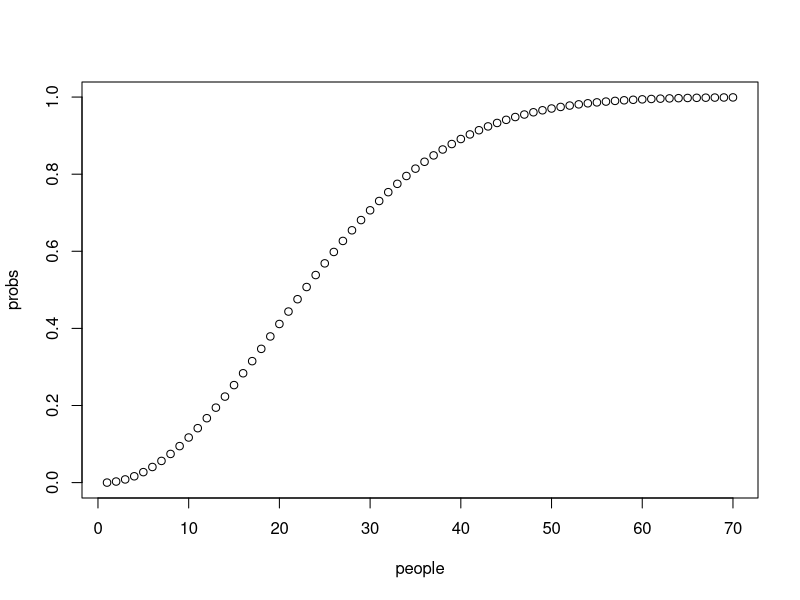

Write R code to recreate this figure.
birthday <- function(n){
  num = 1
  for (i in c(1:n)){
    num = num * (366-i)/365
  }
  output = 1 - num
  output
}

probs = c()
people = c(1:70)
for (i in people){
  probs = c(probs, birthday(i))
}

plot(people, probs)